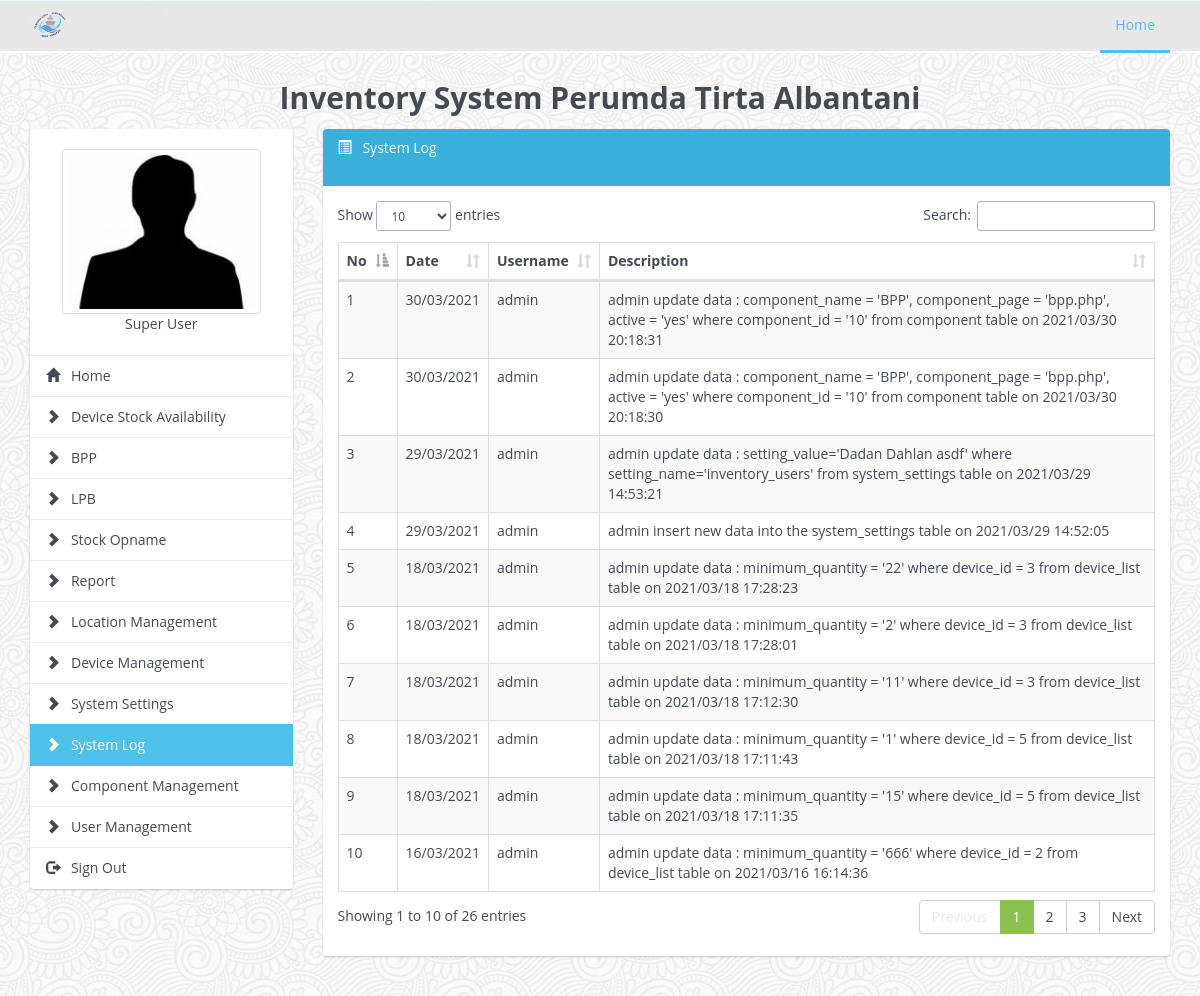
Before: /system_log.php (signed in) with the older database file.
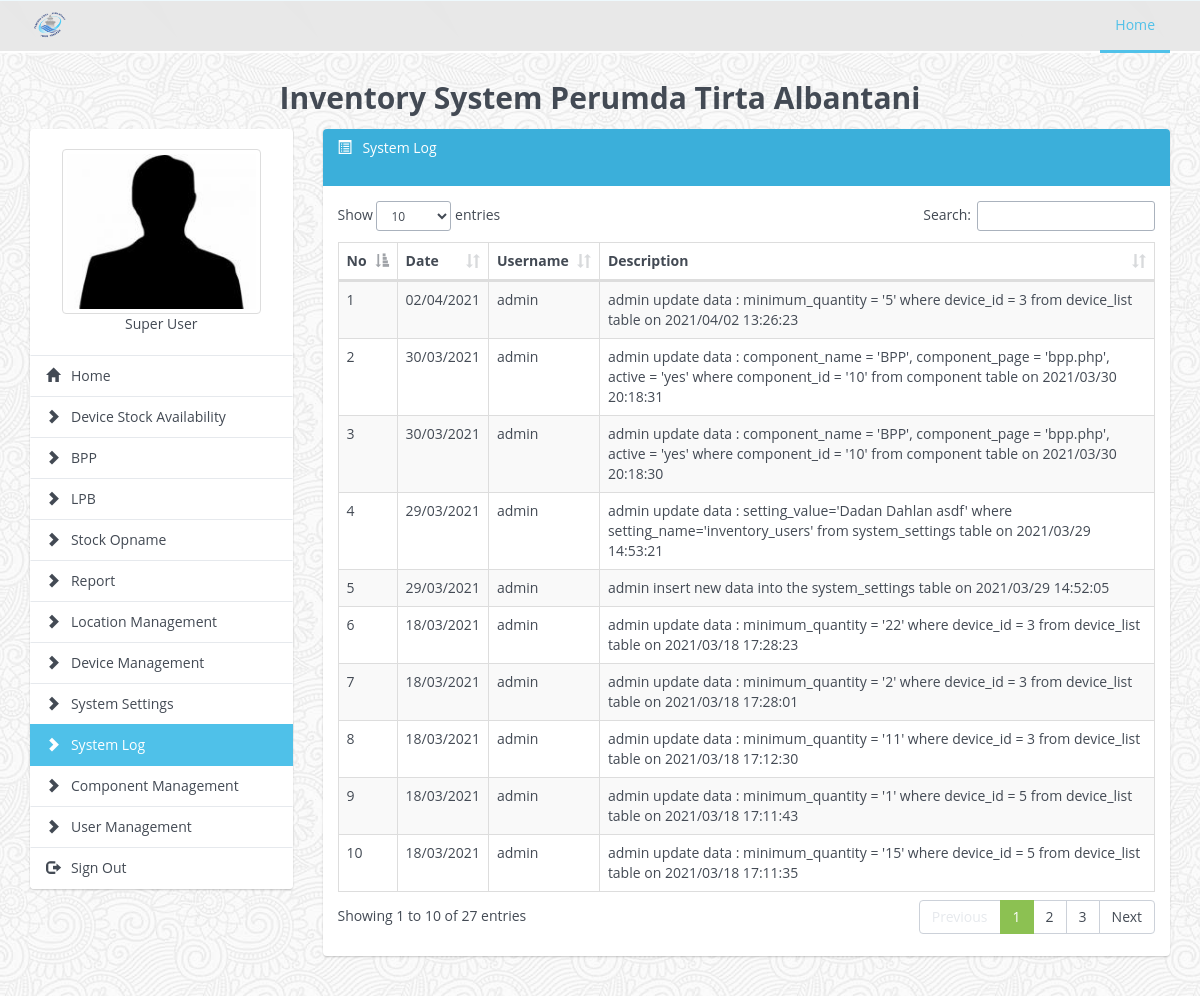
After: the same page with the newer database file.
### tables this page shows
CREATE TABLE `component` (
  `component_id` int NOT NULL AUTO_INCREMENT,
  `component_name` varchar(30) NOT NULL COMMENT 'Component Name',
  `component_page` varchar(100) NOT NULL COMMENT 'Component Page',
  `component_type` enum('system','standard') NOT NULL DEFAULT 'standard' COMMENT 'Component Type',
  `active` enum('yes','no') NOT NULL DEFAULT 'yes' COMMENT 'Active Status',
  `created_by` varchar(30) NOT NULL,
  `created_date` datetime NOT NULL,
  `updated_by` varchar(30) NOT NULL,
  `updated_date` datetime NOT NULL,
  `revision` tinyint NOT NULL DEFAULT '0',
  PRIMARY KEY (`component_id`)
);

CREATE TABLE `system_logs` (
  `log_id` int NOT NULL AUTO_INCREMENT,
  `log_date` datetime NOT NULL COMMENT 'Date',
  `username` varchar(30) NOT NULL COMMENT 'Username',
  `description` text NOT NULL COMMENT 'Log Descriptions',
  PRIMARY KEY (`log_id`)
);

### lib/db.class.php (called while the page is built, shortened)
<?php
class DB
{
	private $pdo;
	private $sQuery;
	private function Connect()
	{
		$dsn = 'mysql:dbname=' . $_ENV['DBNAME'] . ';host=' . $_ENV['HOST'] . '';
		try {
			$this->pdo = new PDO($dsn, $_ENV['USER'], $_ENV['PASSWORD'], array(PDO::MYSQL_ATTR_INIT_COMMAND => "SET NAMES utf8"));
			$this->pdo->setAttribute(PDO::ATTR_ERRMODE, PDO::ERRMODE_EXCEPTION);
			$this->pdo->setAttribute(PDO::ATTR_EMULATE_PREPARES, false);
			$this->bConnected = true;
		} catch (PDOException $e) {
			echo $this->ExceptionLog($e->getMessage());
			die();
		}
	}
	private function Init($query, $parameters = "")
	{
		try {
			$this->sQuery = $this->pdo->prepare($query);
			$this->succes 	= $this->sQuery->execute();
		} catch (PDOException $e) {
			echo $this->ExceptionLog($e->getMessage(), $query);
			die();
		}
	}
	public function query($query, $params = null, $fetchmode = PDO::FETCH_ASSOC)
	{
		$query = trim($query);
		$this->Init($query, $params);
		$rawStatement = explode(" ", $query);
		$statement = strtolower($rawStatement[0]);
		if ($statement === 'select' || $statement === 'show') {
			return $this->sQuery->fetchAll($fetchmode);
		} elseif ($statement === 'insert' ||  $statement === 'update' || $statement === 'delete') {
			return $this->sQuery->rowCount();
		} else {
			return NULL;
		}
	}
	public function single($query, $params = null)
	{
		$this->Init($query, $params);
		return $this->sQuery->fetchColumn();
	}
}

### class/inventory.class.php (called while the page is built, shortened)
<?php
require_once(__DIR__ . '/../lib/db.class.php');
class Inventory
{
	public function __construct() {
		$this->db = new DB();
	}
	public function setting_data($setting_name)
	{
		$query         = "SELECT setting_value FROM system_settings WHERE setting_name = '$setting_name' AND active = 'yes'";
		$setting_value = $this->db->single($query);
		return $setting_value;
	}
	public function main_menu($privileges)
	{
		if ($privileges!="*") {
			$query = "SELECT component_id, component_name, component_page FROM component WHERE component_id IN ($privileges) AND active = 'yes' ORDER BY component_type DESC";
		}
		else {
			$query = "SELECT component_id, component_name, component_page FROM component WHERE active = 'yes' ORDER BY component_type DESC";
		}
		$main_menu_array = $this->db->query($query);
		return $main_menu_array;
	}
}
?>

### class/system.class.php (called while the page is built, shortened)
<?php
require_once(__DIR__ . '/../lib/db.class.php');
require_once(__DIR__ . '/../class/inventory.class.php');
class SystemClass
{
	public function __construct() {
		$this->db       = new DB();
	}
	public function show_system_logs()
	{
		$query  = "SELECT log_date, username, description FROM system_logs ORDER BY log_date DESC";
		$result = $this->db->query($query);
		return $result;
	}
}

### system_log.php (the view, shortened to what the changed rows need)
<?php
require_once(__DIR__ . '/lib/db.class.php');
require_once(__DIR__ . '/class/user.class.php');
require_once(__DIR__ . '/class/inventory.class.php');
$invClass  = new Inventory();
require_once(__DIR__ . '/class/system.class.php');
$sysClass  = new SystemClass();
include("./include/include_header.php");
?>
<div class="col-lg-9 col-md-9 col-sm-12 col-xs-12">
	<div class="panel panel-primary">
		<div class="panel-heading">
			<h3 class="panel-title">
				<i class="glyphicon glyphicon-list-alt"></i> &nbsp; <?php echo $current_page_name; ?>
			</h3>
			<br>
		</div>
		<div class='panel-body'>
		<?php
			$data     = $sysClass->show_system_logs();
			$data_num = count($data);
			if ($data_num!=0) {
				$no         = 0;
				$data_table = "<table class='table table-bordered table-striped' id='datatable'><thead><tr><th>No</th><th>Date</th><th>Username</th><th>Description</th></tr></thead><tbody>";
				foreach ($data as $dt_logs) {
					$no++;
					$username    = $dt_logs["username"];
					$log_date    = date_format(date_create($dt_logs["log_date"]), "d/m/Y");
					$description = strip_tags($dt_logs["description"]);
					$data_table  .= "<tr><td>$no</td><td>$log_date</td><td>$username</td><td>$description</td></tr>";
				}
				$data_table .= "</tbody></table>";
				echo $data_table;
			}
			else {
				echo "<p>No System Log Found!</p>";
			}
		?>
		</div>
	</div>
</div>
<?php
include("./include/include_footer.php");
include("./include/init_datatables.php");
?>

### include/include_header.php (shortened to what the changed rows need)
<?php
	$current_page      = basename($_SERVER['PHP_SELF']);
	$main_menu_array   = $invClass->main_menu($_SESSION['privileges']);
	$display_menu      = "";
	foreach ($main_menu_array as $main_menu) {
		$component_name = $main_menu['component_name'];
		$component_page = $main_menu['component_page'];
		if ($current_page==$component_page) {
			$display_menu .= "<a href='$component_page' class='list-group-item active' title='$component_name'><i class='glyphicon glyphicon-chevron-right'></i> &nbsp; $component_name</a>";
			$current_page_name = " ".$component_name;
		} else {
			$display_menu .= "<a href='$component_page' class='list-group-item' title='$component_name'><i class='glyphicon glyphicon-chevron-right'></i> &nbsp; $component_name</a>";
		}
		if ($current_page=="dashboard.php") {
			$home_link = "active";
		} else {
			$home_link = "";
		}
	}
?>
	<!DOCTYPE html>
		<html>
		<head>
			<link rel="stylesheet" type="text/css" href="./assets/css/<?php if ($invClass->setting_data("color_scheme")!="") { echo $invClass->setting_data("color_scheme"); } else {echo "site-default.min.css";} ?>">
			<link rel="stylesheet" type="text/css" href="./assets/plugins/pace/pace.css">
		</head>
		<body background="./assets/images/backgrounds/<?php if ($invClass->setting_data("body_background")!="") { echo $invClass->setting_data("body_background"); } else {echo "symphony.png";} ?>">
			<div class="container document">
				<div class="row">
					<div class="col-lg-3 col-md-3 col-sm-12 col-xs-12">
						<div class="list-group">
							<li class="list-group-item">
								<div class="text-center">
								</div>
							</li>
							<a href="dashboard.php" class="list-group-item <?php echo $home_link; ?>" title="Dashboard"><i class="glyphicon glyphicon-home"></i> &nbsp; Home</a>
							<?php
								echo $display_menu;
							?>
							<a href="#" class="list-group-item" id="sign_out" title="Sign Out"><i class="glyphicon glyphicon-log-out"></i> &nbsp; Sign Out</a>
						</div>
					</div>

Changed rows visible on the page:
no longer on this page (row unchanged): system_logs: log_date "16/03/2021", username "admin", description "admin update data : minimum_quantity = '666' where device_id = 2 from device_list table on 2021/03/16 16:14:36"
added system_logs: log_date "02/04/2021", username "admin", description "admin update data : minimum_quantity = '5' where device_id = 3 from device_list table on 2021/04/02 13:26:23"
Other visible differences:
text written by a page script: "Show entries Search: Showing 1 to 10 of 26 entries Previous 1 2 3 Next" → "Show entries Search: Showing 1 to 10 of 27 entries Previous 1 2 3 Next"
